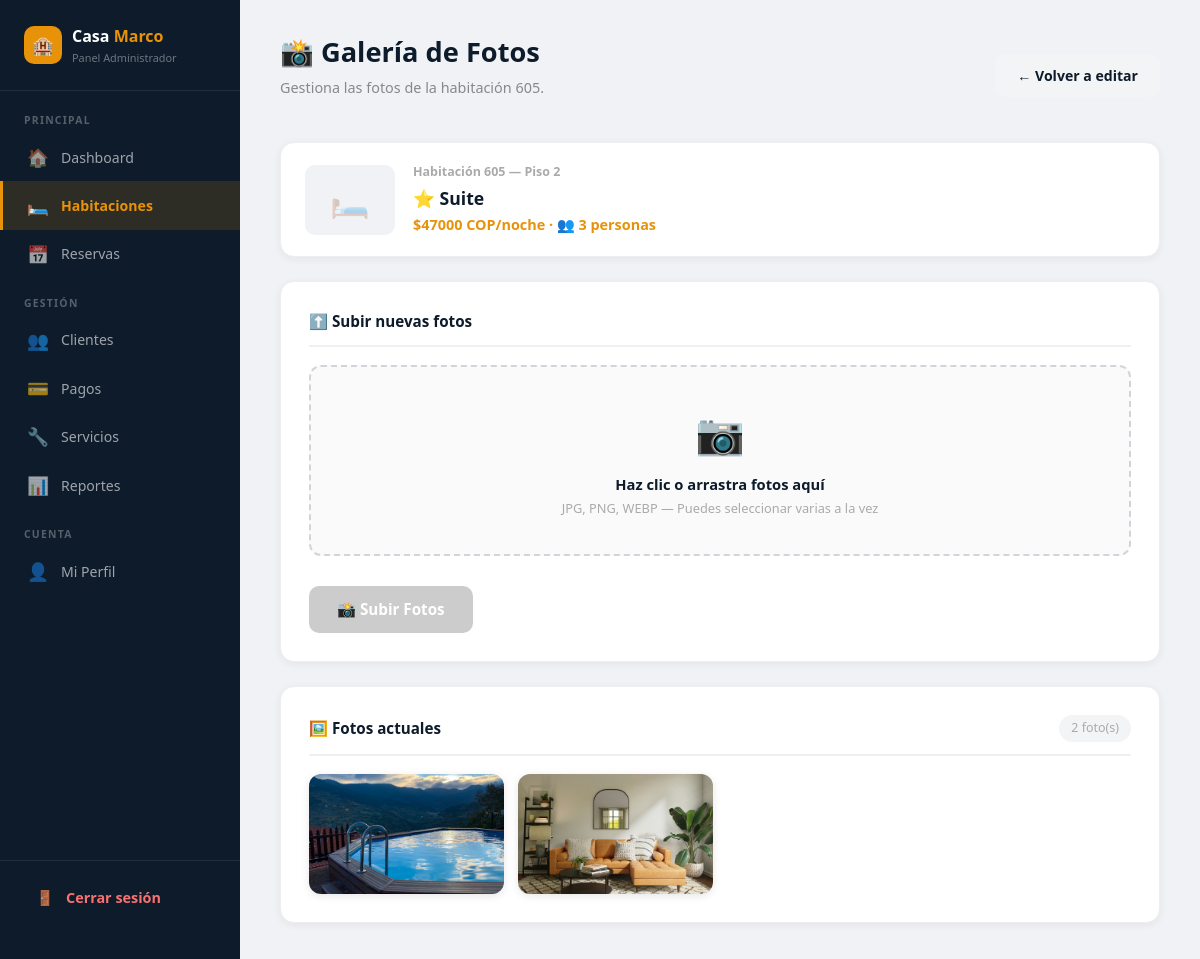
/admin-habitaciones/fotos/3/ (signed in), run on the app's committed database.
### crud_app/models.py (models this page shows, shortened)
class Habitacion(models.Model):
    TIPOS = [
        ('estandar',    '🛏️ Estándar'),
        ('deluxe',      '🛏️ Deluxe'),
        ('suite',       '⭐ Suite'),
        ('suite_ejecutiva', '👔 Suite Ejecutiva'),
        ('suite_presidencial', '👑 Suite Presidencial'),
        ('villa',       '🏡 Villa Familiar'),
    ]
    ESTADOS = [
        ('disponible',   '🟢 Disponible'),
        ('reservada',    '📋 Reservada'),
        ('ocupada',      '🔵 Ocupada'),
        ('limpieza',     '🟡 Limpieza'),
        ('mantenimiento','🔴 Mantenimiento'),
    ]
    numero          = models.CharField(max_length=10, unique=True)
    tipo            = models.CharField(max_length=30, choices=TIPOS, default='estandar')
    descripcion     = models.TextField()
    precio_noche    = models.DecimalField(max_digits=10, decimal_places=2)
    capacidad       = models.PositiveIntegerField(default=2)
    piso            = models.PositiveIntegerField(default=1)
    estado          = models.CharField(max_length=20, choices=ESTADOS, default='disponible')
    imagen          = models.ImageField(upload_to='habitaciones/', blank=True, null=True)
    imagen_url      = models.URLField(blank=True, null=True)
    amenidades      = models.TextField(blank=True, null=True)
    activa          = models.BooleanField(default=True)
    imagenes_galeria = models.TextField(blank=True, null=True)
    creado_el       = models.DateTimeField(auto_now_add=True)

class FotoHabitacion(models.Model):
    habitacion = models.ForeignKey(Habitacion, on_delete=models.CASCADE, related_name='fotos')
    imagen     = models.ImageField(upload_to='habitaciones/galeria/')
    orden      = models.PositiveIntegerField(default=0)
    creado_el  = models.DateTimeField(auto_now_add=True)
    class Meta:
        ordering = ['orden']

### crud_app/views.py (the view, shortened to what this page needs)
# urls.py: path('admin-habitaciones/fotos/<int:pk>/', views.admin_fotos_habitacion, name='admin_fotos_habitacion'),
@login_required(login_url='login')
def admin_fotos_habitacion(request, pk):
    if not request.user.is_staff:
        return redirect('home')
    habitacion = Habitacion.objects.get(pk=pk)
    fotos = habitacion.fotos.all()
    return render(request, 'crud_app/admin_fotos_habitacion.html', {
        'habitacion': habitacion,
        'fotos'     : fotos,
    })

### crud_app/templates/crud_app/admin_fotos_habitacion.html (shortened to what this page needs)
{% load static %}
<!DOCTYPE html>
<html lang="es">
<head>
  <link href="https://cdn.jsdelivr.net/npm/bootstrap@5.3.0/dist/css/bootstrap.min.css" rel="stylesheet">
</head>
<body>
<aside class="sidebar">
  <div class="sidebar-logo">
    <div class="sidebar-logo-icon">🏨</div>
    <div>
      <div class="sidebar-logo-text">Casa <span>Marco</span></div>
      <div class="sidebar-logo-sub">Panel Administrador</div>
    </div>
  </div>
  <nav class="sidebar-nav">
    <div class="nav-section-title">Principal</div>
    <a href="{% url 'home_admin' %}"><span class="icon">🏠</span> Dashboard</a>
    <a href="{% url 'admin_habitaciones' %}" class="active"><span class="icon">🛏️</span> Habitaciones</a>
    <a href="{% url 'admin_reservas' %}"><span class="icon">📅</span> Reservas</a>
    <div class="nav-section-title" style="margin-top:8px;">Gestión</div>
    <a href="{% url 'admin_clientes' %}"><span class="icon">👥</span> Clientes</a>
    <a href="{% url 'admin_pagos' %}"><span class="icon">💳</span> Pagos</a>
    <a href="{% url 'admin_servicios' %}"><span class="icon">🔧</span> Servicios</a>
    <a href="{% url 'admin_reportes' %}"><span class="icon">📊</span> Reportes</a>
    <div class="nav-section-title" style="margin-top:8px;">Cuenta</div>
    <a href="{% url 'perfil_usuario' %}"><span class="icon">👤</span> Mi Perfil</a>
  </nav>
  <div class="sidebar-logout">
    <a href="{% url 'logout' %}"><span class="icon">🚪</span> Cerrar sesión</a>
  </div>
</aside>
<main class="main">
  <div class="page-header">
    <div>
      <h1 class="page-title">📸 Galería de Fotos</h1>
      <p class="page-sub">Gestiona las fotos de la habitación {{ habitacion.numero }}.</p>
    </div>
    <a href="{% url 'admin_editar_habitacion' habitacion.pk %}" class="btn-volver">← Volver a editar</a>
  </div>
  <div class="hab-info-card">
    <div class="hab-info-img">
      {% if habitacion.imagen %}
        <img src="{{ habitacion.imagen.url }}" alt="">
      {% else %}
        <div class="hab-info-img-placeholder">🛏️</div>
      {% endif %}
    </div>
    <div>
      <div class="hab-info-numero">Habitación {{ habitacion.numero }} — Piso {{ habitacion.piso }}</div>
      <div class="hab-info-tipo">{{ habitacion.get_tipo_display }}</div>
      <div class="hab-info-precio">${{ habitacion.precio_noche|floatformat:0 }} COP/noche · 👥 {{ habitacion.capacidad }} personas</div>
    </div>
  </div>
  <div class="upload-card">
    <div class="upload-card-title">⬆️ Subir nuevas fotos</div>
    <form method="POST" enctype="multipart/form-data" id="upload-form">
      <div class="upload-zone" id="upload-zone" onclick="document.getElementById('fotos-input').click()">
        <div class="upload-zone-icon">📷</div>
        <div class="upload-zone-text">Haz clic o arrastra fotos aquí</div>
        <div class="upload-zone-sub">JPG, PNG, WEBP — Puedes seleccionar varias a la vez</div>
      </div>
      <button type="submit" class="btn-subir" id="btn-subir" disabled>
        📸 Subir Fotos
      </button>
    </form>
  </div>
  <div class="galeria-card">
    <div class="galeria-card-title">
      🖼️ Fotos actuales
      <span class="foto-count">{{ fotos|length }} foto(s)</span>
    </div>
    {% if fotos %}
    <div class="fotos-grid">
      {% for foto in fotos %}
      <div class="foto-item">
        <img src="{{ foto.imagen.url }}" alt="Foto {{ forloop.counter }}"
             onclick="abrirLightbox({{ forloop.counter0 }})">
      </div>
      {% endfor %}
    </div>
    {% else %}
    <div class="empty-fotos">
      <div class="icon">📷</div>
      <p>No hay fotos en la galería aún.<br>Sube las primeras fotos arriba.</p>
    </div>
    {% endif %}
  </div>
</main>
</body>
</html>

### data on the page
Habitacion: numero "605", piso "2", tipo "⭐ Suite", precio_noche "47000", capacidad "3"
FotoHabitacion: imagen (picture)
FotoHabitacion: imagen (picture)

### other printed values
{{ fotos|length }} "2"
